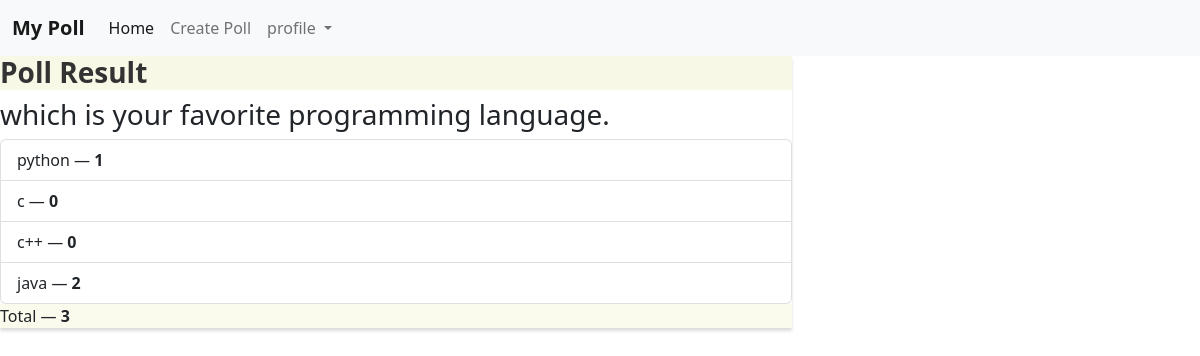
Page /result/1/ (signed in) on the committed database.
### poll/models.py (models this page shows, shortened)
class Poll(models.Model):
    question = models.TextField()
    option_one = models.CharField(max_length=30)
    option_two = models.CharField(max_length=30)
    option_three = models.CharField(max_length=30)
    option_four = models.CharField(max_length=30)
    option_one_count = models.IntegerField(default=0)
    option_two_count = models.IntegerField(default=0)
    option_three_count = models.IntegerField(default=0)
    option_four_count = models.IntegerField(default=0)
    def total(self):
        return self.option_one_count + self.option_two_count + self.option_three_count + self.option_four_count

### poll/views.py (the view)
# urls.py: path('result/<slug:poll_id>/', views.result,name='result'),
@login_required(login_url='login')
def result(request,poll_id):
    poll = Poll.objects.get(pk = poll_id)
    context = {
        'poll' : poll
    }
    return render(request,'result.html',context)

### poll/templates/result.html
{% extends 'base.html' %}\
{% block content %}
    <div class="row">
        <div class="col-lg-8 col-lg-offset-2">
            <div class="panel panel-default">
                <div class="panel-heading">
                    <h3 class="panel-title">Poll Result</h3>
                </div>
                <div class="panel-body">
                    <h3>{{ poll.question }}</h3>
                </div>
                <ul class="list-group">
                    <li class="list-group-item">
                        {{ poll.option_one }} &mdash; <strong>{{ poll.option_one_count }}</strong>
                    </li>
                    <li class="list-group-item">
                        {{ poll.option_two }} &mdash; <strong>{{ poll.option_two_count }}</strong>
                    </li>
                    <li class="list-group-item">
                        {{ poll.option_three }} &mdash; <strong>{{ poll.option_three_count }}</strong>
                    </li>
                    <li class="list-group-item">
                        {{ poll.option_four }} &mdash; <strong>{{ poll.option_four_count }}</strong>
                    </li>
                </ul>
                <div class="panel-footer">
                    Total &mdash; <strong>{{ poll.total }}</strong>
                </div>
            </div>
        </div>
    </div>
{% endblock  %}

### poll/static/style.css (style rules this page uses)
.navbar-default, .btn, .form-control, .panel { border-radius: 0; }
.panel-default > .panel-heading { color: #333; background-color: rgba(245, 245, 220, .7); border-color: rgba(245, 245, 220, .6); border-top-left-radius: 0; border-top-right-radius: 0; }
.panel-footer { background-color: rgba(245, 245, 220, .5); border-color: rgba(245, 245, 220, .4); }
.panel { box-shadow: 0px 3px 3px 0px #ddd; }
a.navbar-brand, .panel-title { font-weight: bolder; }

### rows in the picture
Poll: question "which is your favorite programming language.", option_one "python", option_one_count "1", option_two "c", option_two_count "0", option_three "c++", option_three_count "0", option_four "java", option_four_count "2", total "3"
